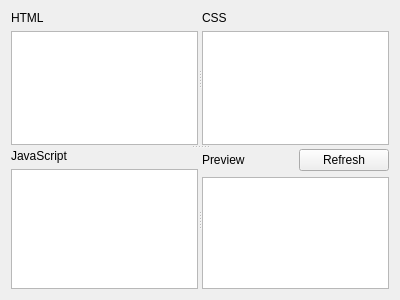
<?xml version="1.0" encoding="UTF-8"?>
<ui version="4.0">
 <class>HtmlEditor</class>
 <widget class="QWidget" name="HtmlEditor">
  <property name="geometry">
   <rect>
    <x>0</x>
    <y>0</y>
    <width>400</width>
    <height>300</height>
   </rect>
  </property>
  <property name="windowTitle">
   <string>Form</string>
  </property>
  <layout class="QVBoxLayout" name="verticalLayout_5">
   <item>
    <widget class="QSplitter" name="splitter_3">
     <property name="orientation">
      <enum>Qt::Vertical</enum>
     </property>
     <widget class="QSplitter" name="splitter">
      <property name="orientation">
       <enum>Qt::Horizontal</enum>
      </property>
      <widget class="QWidget" name="layoutWidget">
       <layout class="QVBoxLayout" name="verticalLayout_3">
        <item>
         <widget class="QLabel" name="label">
          <property name="text">
           <string>HTML</string>
          </property>
         </widget>
        </item>
        <item>
         <widget class="QPlainTextEdit" name="plainTextEditHTML"/>
        </item>
       </layout>
      </widget>
      <widget class="QWidget" name="layoutWidget_2">
       <layout class="QVBoxLayout" name="verticalLayout_4">
        <item>
         <widget class="QLabel" name="label_2">
          <property name="text">
           <string>CSS</string>
          </property>
         </widget>
        </item>
        <item>
         <widget class="QPlainTextEdit" name="plainTextEditCSS"/>
        </item>
       </layout>
      </widget>
     </widget>
     <widget class="QSplitter" name="splitter_2">
      <property name="orientation">
       <enum>Qt::Horizontal</enum>
      </property>
      <widget class="QWidget" name="layoutWidget_3">
       <layout class="QVBoxLayout" name="verticalLayout_2">
        <item>
         <widget class="QLabel" name="label_3">
          <property name="text">
           <string>JavaScript</string>
          </property>
         </widget>
        </item>
        <item>
         <widget class="QPlainTextEdit" name="plainTextEditJavaScript"/>
        </item>
       </layout>
      </widget>
      <widget class="QWidget" name="layoutWidget_4">
       <layout class="QVBoxLayout" name="verticalLayout">
        <item>
         <layout class="QHBoxLayout" name="horizontalLayout">
          <item>
           <widget class="QLabel" name="label_4">
            <property name="text">
             <string>Preview</string>
            </property>
           </widget>
          </item>
          <item>
           <widget class="QPushButton" name="pushButton">
            <property name="text">
             <string>Refresh</string>
            </property>
           </widget>
          </item>
         </layout>
        </item>
        <item>
         <widget class="QTextEdit" name="textEdit">
          <property name="readOnly">
           <bool>true</bool>
          </property>
         </widget>
        </item>
       </layout>
      </widget>
     </widget>
    </widget>
   </item>
  </layout>
 </widget>
 <resources/>
 <connections/>
</ui>
